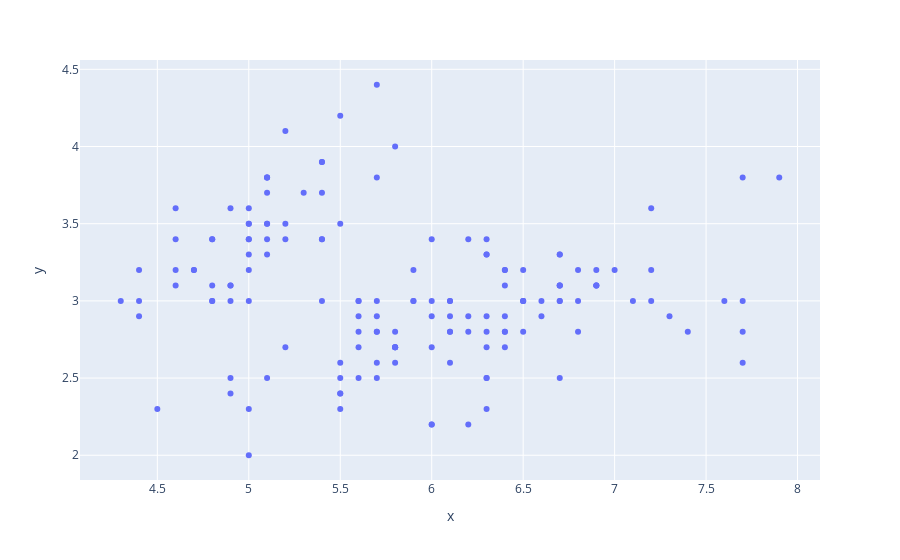

This figure's notebook cell:
### Code cell
### plot
fig = px.scatter(x=data[:,0], y=data[:,1])
fig.show()

### Figure 1 — Plotly figure (JSON) as saved in the notebook; plotly's stock layout.template omitted (floating-point values rounded to 4 significant figures; data arrays with more than 128 entries replaced by an {"elided": "..."} marker saying what was removed)
{"data": [{"hovertemplate": "x=%{x}<br>y=%{y}<extra></extra>", "legendgroup": "", "marker": {"color": "#636efa", "symbol": "circle"}, "mode": "markers", "name": "", "orientation": "v", "showlegend": false, "type": "scatter", "x": {"elided": "150 float values"}, "xaxis": "x", "y": {"elided": "150 float values"}, "yaxis": "y"}], "layout": {"legend": {"tracegroupgap": 0}, "margin": {"t": 60}, "xaxis": {"anchor": "y", "domain": [0, 1], "title": {"text": "x"}}, "yaxis": {"anchor": "x", "domain": [0, 1], "title": {"text": "y"}}}}
